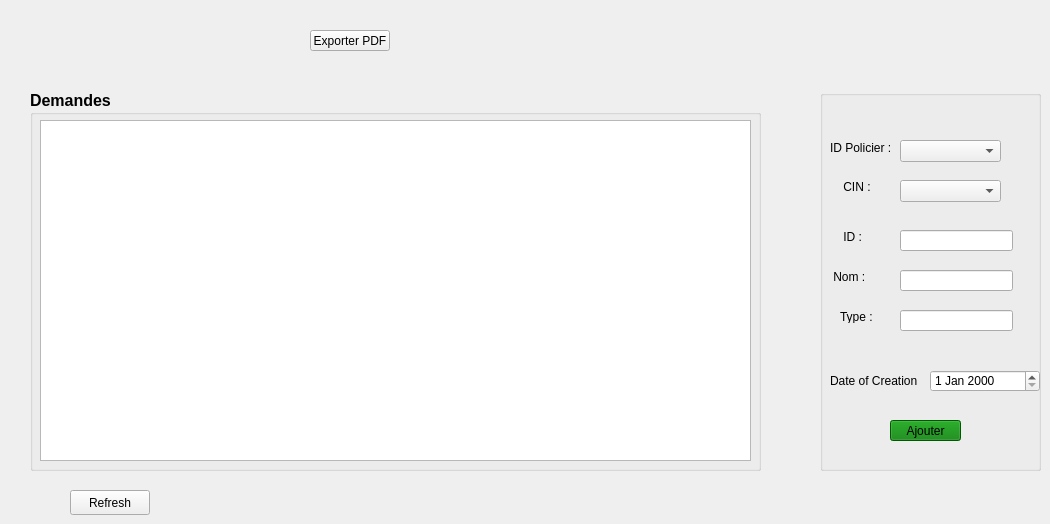
      <widget class="QWidget" name="add_demande">
       <attribute name="title">
        <string>Add</string>
       </attribute>
       <widget class="QTableView" name="tab_demande">
        <property name="geometry">
         <rect>
          <x>40</x>
          <y>120</y>
          <width>711</width>
          <height>341</height>
         </rect>
        </property>
       </widget>
       <widget class="QGroupBox" name="groupBox_4">
        <property name="geometry">
         <rect>
          <x>30</x>
          <y>90</y>
          <width>731</width>
          <height>381</height>
         </rect>
        </property>
        <property name="font">
         <font>
          <pointsize>12</pointsize>
          <weight>75</weight>
          <bold>true</bold>
         </font>
        </property>
        <property name="title">
         <string>Demandes </string>
        </property>
       </widget>
       <widget class="QGroupBox" name="groupBox_5">
        <property name="geometry">
         <rect>
          <x>820</x>
          <y>90</y>
          <width>221</width>
          <height>381</height>
         </rect>
        </property>
        <property name="title">
         <string/>
        </property>
        <widget class="QComboBox" name="comboBox">
         <property name="geometry">
          <rect>
           <x>80</x>
           <y>50</y>
           <width>101</width>
           <height>22</height>
          </rect>
         </property>
        </widget>
        <widget class="QDateEdit" name="dateEdit_2">
         <property name="geometry">
          <rect>
           <x>110</x>
           <y>280</y>
           <width>110</width>
           <height>22</height>
          </rect>
         </property>
        </widget>
        <widget class="QLineEdit" name="le_id">
         <property name="geometry">
          <rect>
           <x>80</x>
           <y>140</y>
           <width>113</width>
           <height>21</height>
          </rect>
         </property>
        </widget>
        <widget class="QLineEdit" name="le_nom_2">
         <property name="geometry">
          <rect>
           <x>80</x>
           <y>180</y>
           <width>113</width>
           <height>21</height>
          </rect>
         </property>
        </widget>
        <widget class="QLineEdit" name="le_type">
         <property name="geometry">
          <rect>
           <x>80</x>
           <y>220</y>
           <width>113</width>
           <height>21</height>
          </rect>
         </property>
        </widget>
        <widget class="QPushButton" name="pushButton_Ajouter_2">
         <property name="geometry">
          <rect>
           <x>70</x>
           <y>330</y>
           <width>71</width>
           <height>21</height>
          </rect>
         </property>
         <property name="styleSheet">
          <string notr="true">background-color: rgb(0, 124, 0);</string>
         </property>
         <property name="text">
          <string>Ajouter</string>
         </property>
        </widget>
        <widget class="QLabel" name="label_63">
         <property name="geometry">
          <rect>
           <x>20</x>
           <y>140</y>
           <width>47</width>
           <height>13</height>
          </rect>
         </property>
         <property name="text">
          <string> ID :</string>
         </property>
        </widget>
        <widget class="QLabel" name="label_64">
         <property name="geometry">
          <rect>
           <x>10</x>
           <y>180</y>
           <width>47</width>
           <height>13</height>
          </rect>
         </property>
         <property name="text">
          <string> Nom :</string>
         </property>
        </widget>
        <widget class="QLabel" name="label_65">
         <property name="geometry">
          <rect>
           <x>20</x>
           <y>220</y>
           <width>47</width>
           <height>13</height>
          </rect>
         </property>
         <property name="text">
          <string>Type :</string>
         </property>
        </widget>
        <widget class="QLabel" name="label_66">
         <property name="geometry">
          <rect>
           <x>10</x>
           <y>50</y>
           <width>61</width>
           <height>16</height>
          </rect>
         </property>
         <property name="text">
          <string>ID Policier :</string>
         </property>
        </widget>
        <widget class="QComboBox" name="comboBox_cin">
         <property name="geometry">
          <rect>
           <x>80</x>
           <y>90</y>
           <width>101</width>
           <height>22</height>
          </rect>
         </property>
        </widget>
        <widget class="QLabel" name="label_67">
         <property name="geometry">
          <rect>
           <x>20</x>
           <y>90</y>
           <width>47</width>
           <height>13</height>
          </rect>
         </property>
         <property name="text">
          <string> CIN :</string>
         </property>
        </widget>
        <widget class="QLabel" name="label">
         <property name="geometry">
          <rect>
           <x>10</x>
           <y>280</y>
           <width>91</width>
           <height>21</height>
          </rect>
         </property>
         <property name="text">
          <string>Date of Creation :</string>
         </property>
        </widget>
       </widget>
       <widget class="QPushButton" name="pushButton_4">
        <property name="geometry">
         <rect>
          <x>310</x>
          <y>30</y>
          <width>80</width>
          <height>21</height>
         </rect>
        </property>
        <property name="text">
         <string>Exporter PDF</string>
        </property>
       </widget>
       <widget class="QPushButton" name="Refresh_demande">
        <property name="geometry">
         <rect>
          <x>70</x>
          <y>490</y>
          <width>80</width>
          <height>25</height>
         </rect>
        </property>
        <property name="text">
         <string>Refresh</string>
        </property>
       </widget>
       <zorder>groupBox_5</zorder>
       <zorder>groupBox_4</zorder>
       <zorder>tab_demande</zorder>
       <zorder>pushButton_4</zorder>
       <zorder>Refresh_demande</zorder>
      </widget>
